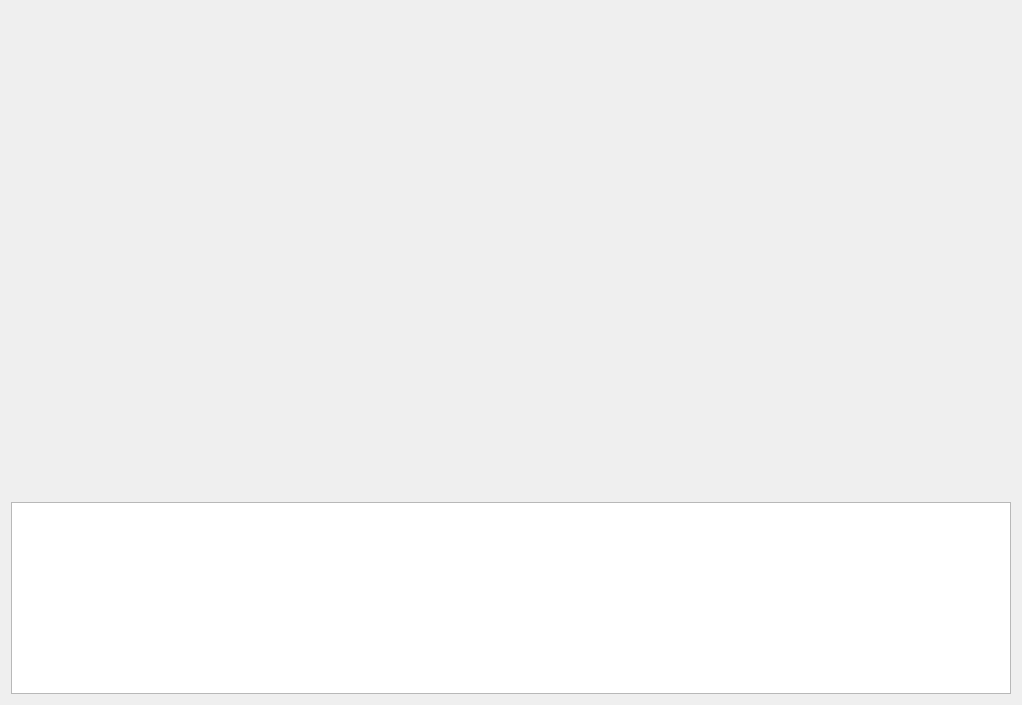
<?xml version="1.0" encoding="UTF-8"?>
<ui version="4.0">
 <class>PrinterUpdatingScreen</class>
 <widget class="QFrame" name="PrinterUpdatingScreen">
  <property name="geometry">
   <rect>
    <x>0</x>
    <y>0</y>
    <width>1022</width>
    <height>705</height>
   </rect>
  </property>
  <property name="windowTitle">
   <string>Frame</string>
  </property>
  <layout class="QGridLayout" name="gridLayout">
   <item row="1" column="0">
    <widget class="QThrobberWidget" name="throbberWidget">
     <property name="minimumSize">
      <size>
       <width>0</width>
       <height>200</height>
      </size>
     </property>
     <property name="toolTip">
      <string>Loading Throbber Widget</string>
     </property>
     <property name="whatsThis">
      <string>The throbber widget provides a stylish way to display a busy indicator or loading status.</string>
     </property>
     <property name="isPlaying">
      <bool>true</bool>
     </property>
    </widget>
   </item>
   <item row="2" column="0">
    <spacer name="verticalSpacer">
     <property name="orientation">
      <enum>Qt::Orientation::Vertical</enum>
     </property>
     <property name="sizeType">
      <enum>QSizePolicy::Policy::Expanding</enum>
     </property>
     <property name="sizeHint" stdset="0">
      <size>
       <width>20</width>
       <height>40</height>
      </size>
     </property>
    </spacer>
   </item>
   <item row="0" column="0">
    <spacer name="verticalSpacer_2">
     <property name="orientation">
      <enum>Qt::Orientation::Vertical</enum>
     </property>
     <property name="sizeType">
      <enum>QSizePolicy::Policy::Expanding</enum>
     </property>
     <property name="sizeHint" stdset="0">
      <size>
       <width>20</width>
       <height>40</height>
      </size>
     </property>
    </spacer>
   </item>
   <item row="3" column="0">
    <widget class="QTextEdit" name="textEdit">
     <property name="sizePolicy">
      <sizepolicy hsizetype="Expanding" vsizetype="Expanding">
       <horstretch>0</horstretch>
       <verstretch>0</verstretch>
      </sizepolicy>
     </property>
     <property name="readOnly">
      <bool>true</bool>
     </property>
    </widget>
   </item>
  </layout>
 </widget>
 <customwidgets>
  <customwidget>
   <class>QThrobberWidget</class>
   <extends>QWidget</extends>
   <header>QtDAWidgets/qthrobberwidget.h</header>
  </customwidget>
 </customwidgets>
 <resources/>
 <connections/>
</ui>
